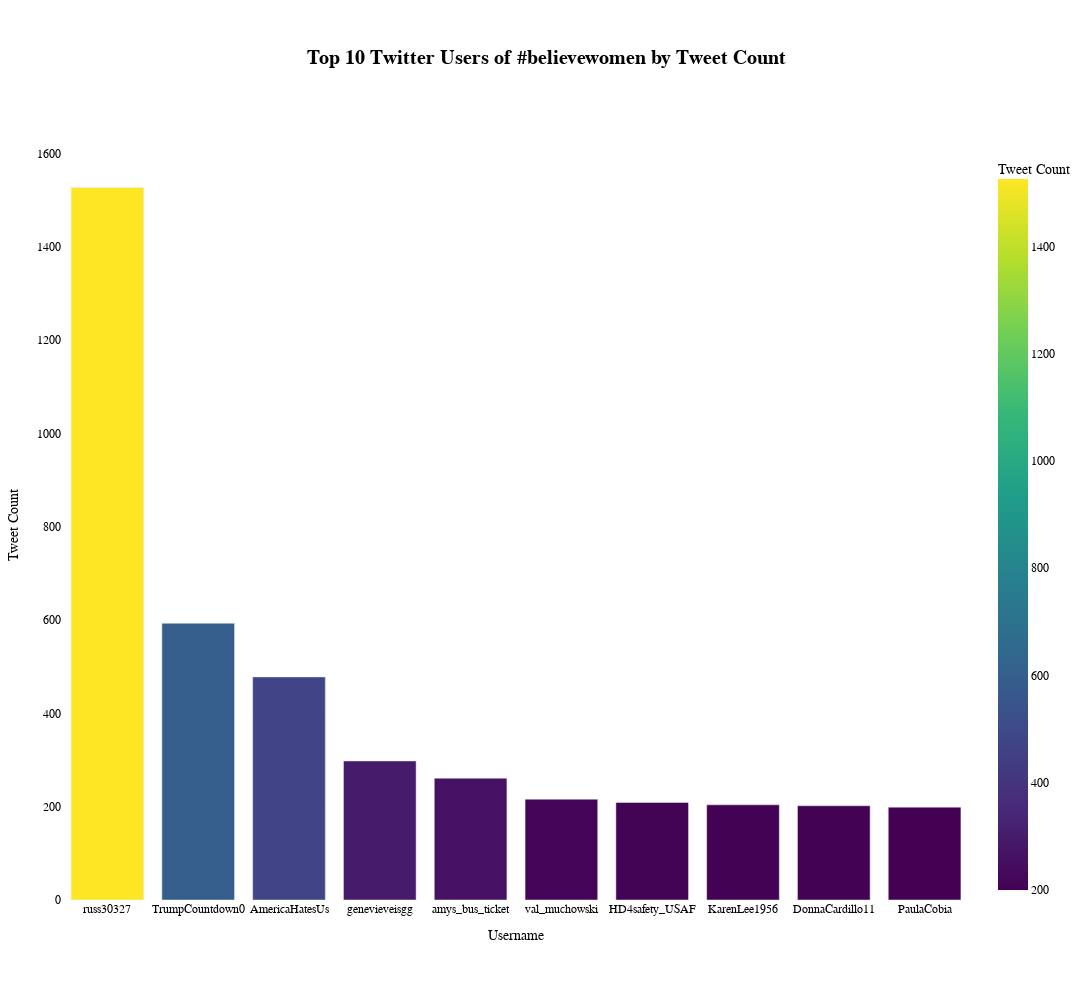

The notebook cell saved with this chart:
### Code cell
import pandas as pd
import plotly.express as px

userInfo = pd.read_csv("/home/nruest/Projects/digfemcan/twitter-data/believewomen-user-info.csv")

tweeters = userInfo['screen_name'].value_counts().rename_axis("Username").reset_index(name="Count").head(10)

fig = px.bar(tweeters, 
             x='Username', 
             y='Count', 
             labels={'Username': 'Twitter Username', 'Count': 'Tweet Count'},
             color='Count',
             color_continuous_scale='Viridis'
            )

fig.update_layout(
    title={
        'text': 'Top 10 Twitter Users of #believewomen by Tweet Count',
        'font': {
            'size': 20,
            'family': 'Arial, sans-serif',
            'color': 'black',
            'weight': 'bold'
        },
        'x': 0.5,
        'xanchor': 'center',
        'y': 0.95,
        'yanchor': 'top'
    },
    margin=dict(l=50, r=50, t=150, b=100),
    xaxis_title='Username',
    yaxis_title='Tweet Count',
    plot_bgcolor='rgba(0,0,0,0)',
    paper_bgcolor='rgba(0,0,0,0)',
    font=dict(family="Arial, sans-serif", size=12, color="black"),
    width=1200,
    height=1000,
)

fig.show()

### Figure 1 — Plotly figure (JSON) as saved in the notebook; plotly's stock layout.template omitted (floating-point values rounded to 4 significant figures)
{"data": [{"alignmentgroup": "True", "hovertemplate": "Twitter Username=%{x}<br>Tweet Count=%{marker.color}<extra></extra>", "legendgroup": "", "marker": {"color": [1527, 593, 478, 298, 261, 216, 209, 204, 202, 199], "coloraxis": "coloraxis", "pattern": {"shape": ""}}, "name": "", "offsetgroup": "", "orientation": "v", "showlegend": false, "textposition": "auto", "type": "bar", "x": ["russ30327", "TrumpCountdown0", "AmericaHatesUs", "genevieveisgg", "amys_bus_ticket", "val_muchowski", "HD4safety_USAF", "KarenLee1956", "DonnaCardillo11", "PaulaCobia"], "xaxis": "x", "y": [1527, 593, 478, 298, 261, 216, 209, 204, 202, 199], "yaxis": "y"}], "layout": {"barmode": "relative", "coloraxis": {"colorbar": {"title": {"text": "Tweet Count"}}, "colorscale": [[0, "#440154"], [0.1111, "#482878"], [0.2222, "#3e4989"], [0.3333, "#31688e"], [0.4444, "#26828e"], [0.5556, "#1f9e89"], [0.6667, "#35b779"], [0.7778, "#6ece58"], [0.8889, "#b5de2b"], [1, "#fde725"]]}, "font": {"color": "black", "family": "Arial, sans-serif", "size": 12}, "height": 1000, "legend": {"tracegroupgap": 0}, "margin": {"b": 100, "l": 50, "r": 50, "t": 150}, "paper_bgcolor": "rgba(0, 0, 0, 0)", "plot_bgcolor": "rgba(0, 0, 0, 0)", "title": {"font": {"color": "black", "family": "Arial, sans-serif", "size": 20, "weight": "bold"}, "text": "Top 10 Twitter Users of #believewomen by Tweet Count", "x": 0.5, "xanchor": "center", "y": 0.95, "yanchor": "top"}, "width": 1200, "xaxis": {"anchor": "y", "autorange": true, "domain": [0, 1], "range": [-0.5, 9.5], "title": {"text": "Username"}, "type": "category"}, "yaxis": {"anchor": "x", "autorange": true, "domain": [0, 1], "range": [0, 1607.0], "title": {"text": "Tweet Count"}, "type": "linear"}}}
